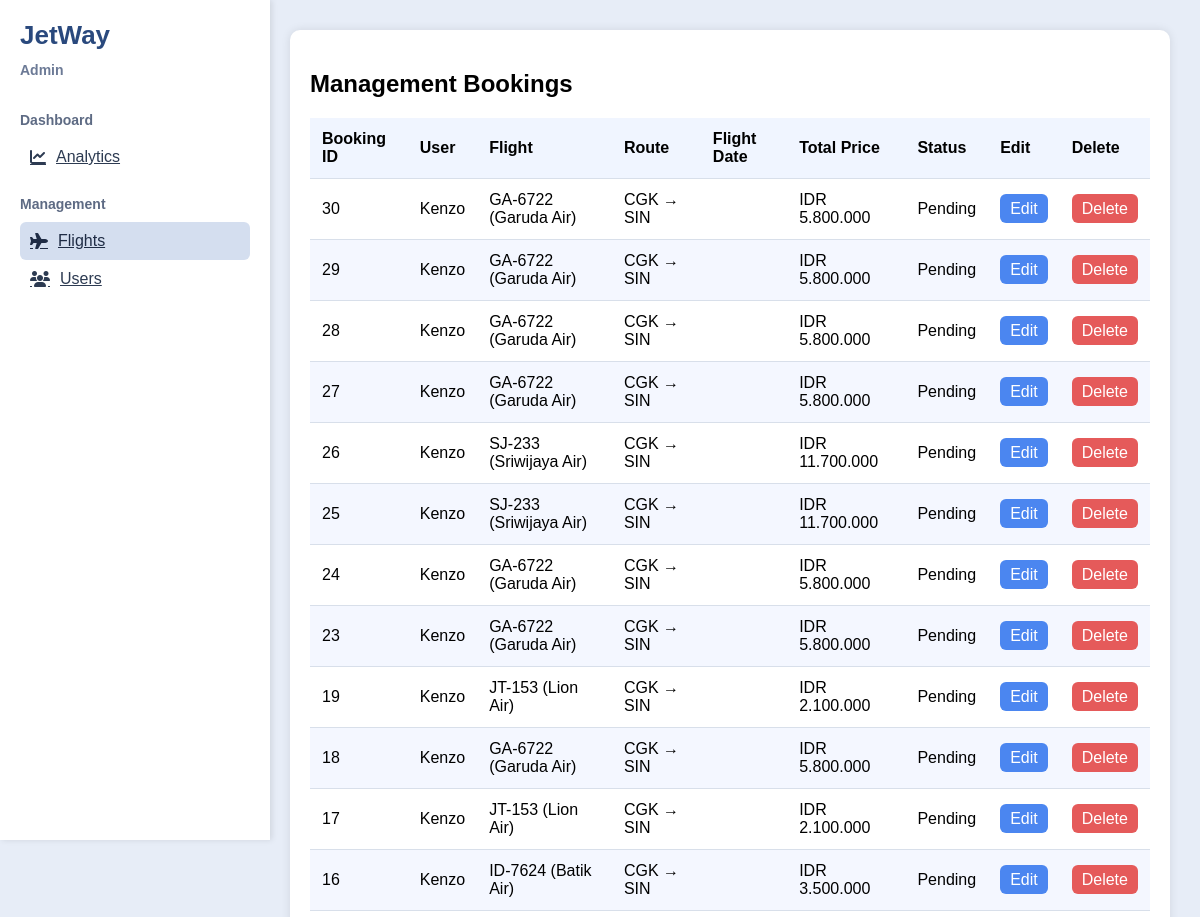
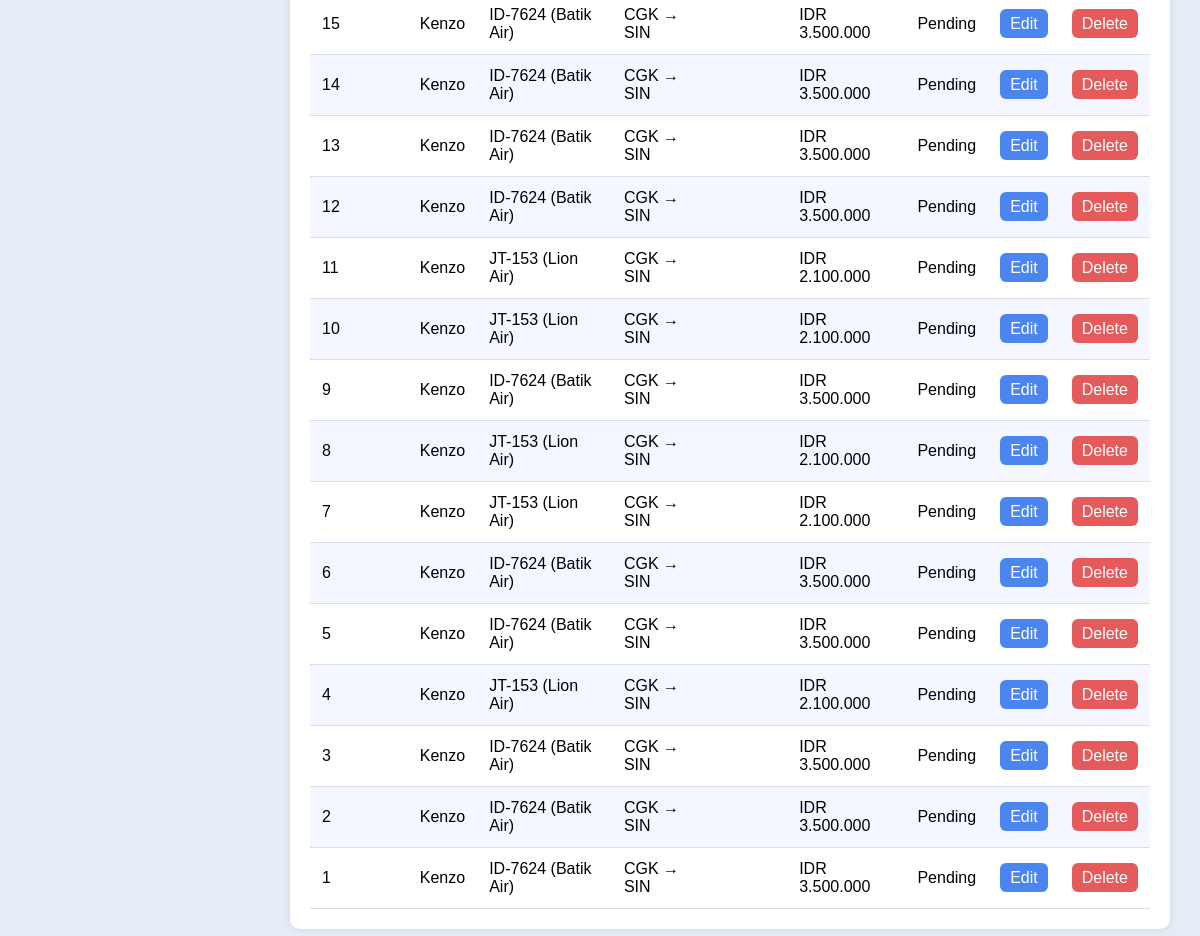
The page /pages/management-flights.php on the database its author committed (2 pictures, top to bottom).
### tables this page shows
CREATE TABLE `bookings` (
  `id` int NOT NULL,
  `user_id` int NOT NULL,
  `flight_id` int NOT NULL,
  `passenger_count` int NOT NULL,
  `base_price` decimal(12,2) NOT NULL,
  `insurance_price` decimal(12,2) DEFAULT '0.00',
  `baggage_price` decimal(12,2) DEFAULT '0.00',
  `delay_price` decimal(12,2) DEFAULT '0.00',
  `booking_code` varchar(50) NOT NULL,
  `total_price` decimal(12,2) NOT NULL,
  `status` enum('pending','confirmed','cancelled') DEFAULT 'pending',
  `created_at` timestamp NULL DEFAULT CURRENT_TIMESTAMP,
  `booking_date` timestamp NULL DEFAULT CURRENT_TIMESTAMP
);

CREATE TABLE `user_login` (
  `id` int NOT NULL,
  `username` varchar(50) NOT NULL,
  `email` varchar(100) NOT NULL,
  `password` varchar(255) NOT NULL,
  `last_login` timestamp NULL DEFAULT NULL,
  `created_at` timestamp NULL DEFAULT CURRENT_TIMESTAMP,
  `updated_at` timestamp NULL DEFAULT CURRENT_TIMESTAMP ON UPDATE CURRENT_TIMESTAMP
);

CREATE TABLE `flights` (
  `flight_id` int NOT NULL,
  `airline` varchar(100) DEFAULT NULL,
  `airline_logo` varchar(255) DEFAULT NULL,
  `departure_airport` varchar(20) NOT NULL,
  `departure_airport_name` varchar(100) DEFAULT NULL,
  `departure_city` varchar(100) DEFAULT NULL,
  `departure_time` time NOT NULL,
  `arrival_airport` varchar(20) NOT NULL,
  `arrival_airport_name` varchar(100) DEFAULT NULL,
  `arrival_city` varchar(100) DEFAULT NULL,
  `arrival_time` time NOT NULL,
  `flight_date` date DEFAULT NULL,
  `flight_code` varchar(20) DEFAULT NULL,
  `flight_class` varchar(50) DEFAULT NULL,
  `baggage_weight` int DEFAULT '0',
  `cabin_baggage_weight` int DEFAULT '0',
  `duration` varchar(20) DEFAULT NULL,
  `price` int NOT NULL,
  `available_seats` int NOT NULL DEFAULT '150'
);

### pages/management-flights.php (the view, shortened to what this page needs)
<?php
require_once "../backend/config/db-connection.php";
$query = $connection->prepare("
    SELECT
        bookings.id AS booking_id,
        bookings.booking_code,
        bookings.status,
        bookings.total_price,
        bookings.booking_date,
        user_login.username,
        flights.flight_code,
        flights.airline,
        flights.departure_airport,
        flights.arrival_airport,
        flights.flight_date
    FROM bookings
    JOIN user_login ON bookings.user_id = user_login.id
    JOIN flights ON bookings.flight_id = flights.flight_id
    ORDER BY bookings.id DESC
");
$query->execute();
$result = $query->get_result();
?>
<!DOCTYPE html>
<html lang="en">
<head>
    <link rel="stylesheet" href="/styles/management-flights.css">
    <link rel="stylesheet" href="https://cdnjs.cloudflare.com/ajax/libs/font-awesome/6.5.0/css/all.min.css" />
</head>
<body>
<div class="sidebar">
    <div class="logo">JetWay<br><span class="admin-text">Admin</span></div>
    <div class="menu-section">
        <div class="menu-title">Dashboard</div>
        <a href="/pages/dashboard-analytics.php" class="menu-item"><i class="fa fa-chart-line"></i> Analytics</a>
    </div>
    <div class="menu-section">
        <div class="menu-title">Management</div>
        <a href="/pages/management-flights.php" class="menu-item active"><i class="fa fa-plane"></i> Flights</a>
        <a href="/pages/management-users.php" class="menu-item"><i class="fa fa-users"></i> Users</a>
    </div>
</div>
<div class="content">
    <div class="table-container">
        <h2 style="margin-bottom:20px;">Management Bookings</h2>
        <table>
            <thead>
                <tr>
                    <th>Booking ID</th>
                    <th>User</th>
                    <th>Flight</th>
                    <th>Route</th>
                    <th>Flight Date</th>
                    <th>Total Price</th>
                    <th>Status</th>
                    <th>Edit</th>
                    <th>Delete</th>
                </tr>
            </thead>
            <tbody>
                <?php while ($row = $result->fetch_assoc()): ?>
                <tr>
                    <td><?= $row['booking_id'] ?></td>
                    <td><?= htmlspecialchars($row['username']) ?></td>
                    <td><?= $row['flight_code'] ?> (<?= $row['airline'] ?>)</td>
                    <td><?= $row['departure_airport'] ?> → <?= $row['arrival_airport'] ?></td>
                    <td><?= $row['flight_date'] ?></td>
                    <td>IDR <?= number_format($row['total_price'], 0, ',', '.') ?></td>
                    <td><?= ucfirst($row['status']) ?></td>
                    <td><span class="edit-btn" onclick="editBooking(<?= $row['booking_id'] ?>)">Edit</span></td>
                    <td><span class="delete-btn" onclick="deleteBooking(<?= $row['booking_id'] ?>)">Delete</span></td>
                </tr>
                <?php endwhile; ?>
            </tbody>
        </table>
    </div>
</div>
</body>
</html>

### styles/management-flights.css (style rules this page uses)
body { margin: 0; font-family: Arial, sans-serif; background: #e7edf7; }
.sidebar { width: 230px; height: 100vh; background: #ffffff; position: fixed; left: 0; top: 0; box-shadow: 2px 0 6px rgba(0,0,0,0.1); padding: 20px; }
.logo { font-size: 26px; font-weight: bold; color: #2a497d; margin-bottom: 30px; }
.admin-text { font-size: 14px; color: #6c7a96; }
.menu-section { margin-top: 20px; }
.menu-title { color: #5e6b84; font-size: 14px; margin-bottom: 10px; font-weight: bold; }
.menu-item { padding: 10px; border-radius: 6px; cursor: pointer; color: #2d3b52; display: flex; gap: 10px; align-items: center; transition: .2s; }
.menu-item:hover, .active { background: #d4deef; color: #1f2c45; }
.content { margin-left: 260px; padding: 30px; }
.table-container { background: #ffffff; padding: 20px; border-radius: 10px; box-shadow: 0 0 10px rgba(0,0,0,0.1); }
table { width: 100%; border-collapse: collapse; }
th, td { padding: 12px; border-bottom: 1px solid #d8dfea; text-align: left; }
th { background: #f0f5ff; font-weight: bold; }
tr:nth-child(even) { background: #f4f7ff; }
.edit-btn, .delete-btn { cursor: pointer; padding: 6px 10px; border-radius: 6px; color: white; }
.edit-btn { background: #4b86f0; }
.delete-btn { background: #e55a5a; }

### rows shown on the page
bookings: id "30", user_login.username "Kenzo", flight.flight_code "GA-6722", flight.airline "Garuda Air", flight.departure_airport "CGK", flight.arrival_airport "SIN", total_price "5.800.000", status "Pending"
bookings: id "29", user_login.username "Kenzo", flight.flight_code "GA-6722", flight.airline "Garuda Air", flight.departure_airport "CGK", flight.arrival_airport "SIN", total_price "5.800.000", status "Pending"
bookings: id "28", user_login.username "Kenzo", flight.flight_code "GA-6722", flight.airline "Garuda Air", flight.departure_airport "CGK", flight.arrival_airport "SIN", total_price "5.800.000", status "Pending"
bookings: id "27", user_login.username "Kenzo", flight.flight_code "GA-6722", flight.airline "Garuda Air", flight.departure_airport "CGK", flight.arrival_airport "SIN", total_price "5.800.000", status "Pending"
bookings: id "26", user_login.username "Kenzo", flight.flight_code "SJ-233", flight.airline "Sriwijaya Air", flight.departure_airport "CGK", flight.arrival_airport "SIN", total_price "11.700.000", status "Pending"
bookings: id "25", user_login.username "Kenzo", flight.flight_code "SJ-233", flight.airline "Sriwijaya Air", flight.departure_airport "CGK", flight.arrival_airport "SIN", total_price "11.700.000", status "Pending"
bookings: id "24", user_login.username "Kenzo", flight.flight_code "GA-6722", flight.airline "Garuda Air", flight.departure_airport "CGK", flight.arrival_airport "SIN", total_price "5.800.000", status "Pending"
bookings: id "23", user_login.username "Kenzo", flight.flight_code "GA-6722", flight.airline "Garuda Air", flight.departure_airport "CGK", flight.arrival_airport "SIN", total_price "5.800.000", status "Pending"
bookings: id "19", user_login.username "Kenzo", flight.flight_code "JT-153", flight.airline "Lion Air", flight.departure_airport "CGK", flight.arrival_airport "SIN", total_price "2.100.000", status "Pending"
bookings: id "18", user_login.username "Kenzo", flight.flight_code "GA-6722", flight.airline "Garuda Air", flight.departure_airport "CGK", flight.arrival_airport "SIN", total_price "5.800.000", status "Pending"
bookings: id "17", user_login.username "Kenzo", flight.flight_code "JT-153", flight.airline "Lion Air", flight.departure_airport "CGK", flight.arrival_airport "SIN", total_price "2.100.000", status "Pending"
bookings: id "16", user_login.username "Kenzo", flight.flight_code "ID-7624", flight.airline "Batik Air", flight.departure_airport "CGK", flight.arrival_airport "SIN", total_price "3.500.000", status "Pending"
bookings: id "15", user_login.username "Kenzo", flight.flight_code "ID-7624", flight.airline "Batik Air", flight.departure_airport "CGK", flight.arrival_airport "SIN", total_price "3.500.000", status "Pending"
bookings: id "14", user_login.username "Kenzo", flight.flight_code "ID-7624", flight.airline "Batik Air", flight.departure_airport "CGK", flight.arrival_airport "SIN", total_price "3.500.000", status "Pending"
bookings: id "13", user_login.username "Kenzo", flight.flight_code "ID-7624", flight.airline "Batik Air", flight.departure_airport "CGK", flight.arrival_airport "SIN", total_price "3.500.000", status "Pending"
bookings: id "12", user_login.username "Kenzo", flight.flight_code "ID-7624", flight.airline "Batik Air", flight.departure_airport "CGK", flight.arrival_airport "SIN", total_price "3.500.000", status "Pending"
bookings: id "11", user_login.username "Kenzo", flight.flight_code "JT-153", flight.airline "Lion Air", flight.departure_airport "CGK", flight.arrival_airport "SIN", total_price "2.100.000", status "Pending"
bookings: id "10", user_login.username "Kenzo", flight.flight_code "JT-153", flight.airline "Lion Air", flight.departure_airport "CGK", flight.arrival_airport "SIN", total_price "2.100.000", status "Pending"
bookings: id "9", user_login.username "Kenzo", flight.flight_code "ID-7624", flight.airline "Batik Air", flight.departure_airport "CGK", flight.arrival_airport "SIN", total_price "3.500.000", status "Pending"
bookings: id "8", user_login.username "Kenzo", flight.flight_code "JT-153", flight.airline "Lion Air", flight.departure_airport "CGK", flight.arrival_airport "SIN", total_price "2.100.000", status "Pending"
bookings: id "7", user_login.username "Kenzo", flight.flight_code "JT-153", flight.airline "Lion Air", flight.departure_airport "CGK", flight.arrival_airport "SIN", total_price "2.100.000", status "Pending"
bookings: id "6", user_login.username "Kenzo", flight.flight_code "ID-7624", flight.airline "Batik Air", flight.departure_airport "CGK", flight.arrival_airport "SIN", total_price "3.500.000", status "Pending"
bookings: id "5", user_login.username "Kenzo", flight.flight_code "ID-7624", flight.airline "Batik Air", flight.departure_airport "CGK", flight.arrival_airport "SIN", total_price "3.500.000", status "Pending"
bookings: id "4", user_login.username "Kenzo", flight.flight_code "JT-153", flight.airline "Lion Air", flight.departure_airport "CGK", flight.arrival_airport "SIN", total_price "2.100.000", status "Pending"
bookings: id "3", user_login.username "Kenzo", flight.flight_code "ID-7624", flight.airline "Batik Air", flight.departure_airport "CGK", flight.arrival_airport "SIN", total_price "3.500.000", status "Pending"
bookings: id "2", user_login.username "Kenzo", flight.flight_code "ID-7624", flight.airline "Batik Air", flight.departure_airport "CGK", flight.arrival_airport "SIN", total_price "3.500.000", status "Pending"
bookings: id "1", user_login.username "Kenzo", flight.flight_code "ID-7624", flight.airline "Batik Air", flight.departure_airport "CGK", flight.arrival_airport "SIN", total_price "3.500.000", status "Pending"
